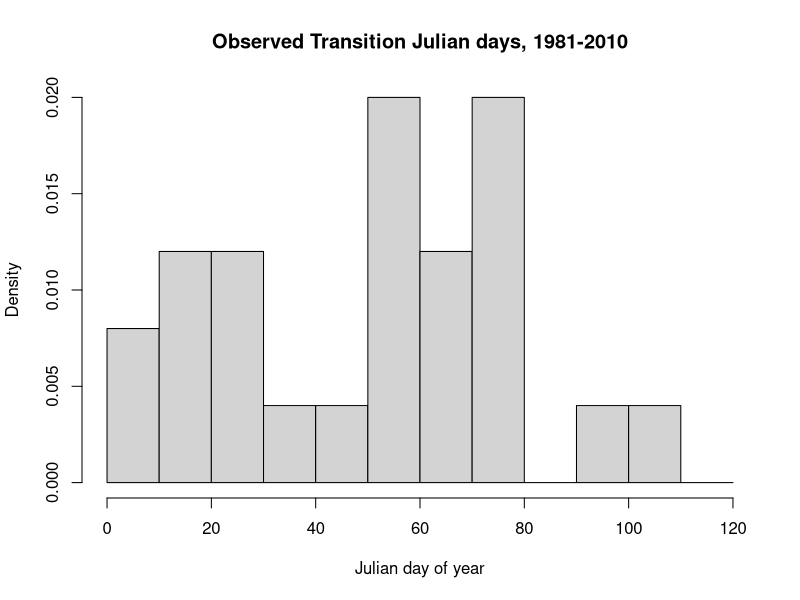
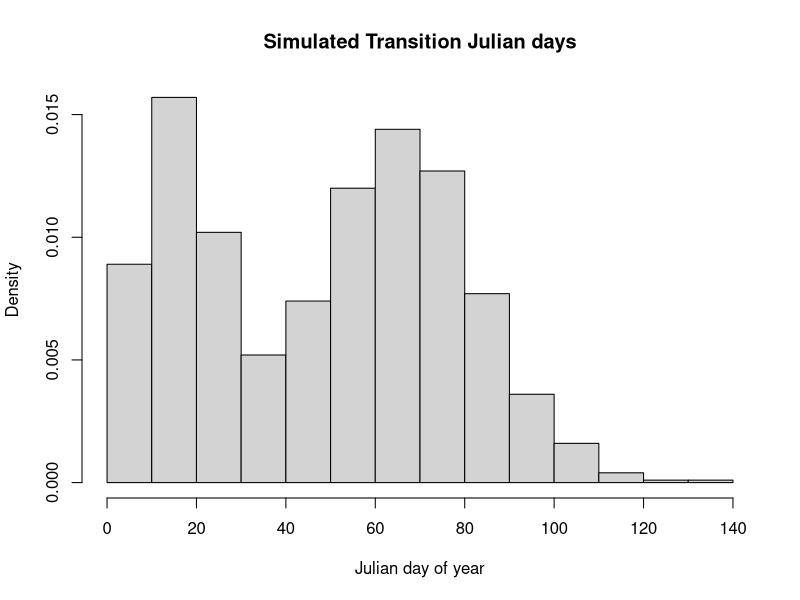

Recreate these plots in R, in order.
###############################################################################
##      Chinook supplemantary analysis for Chinook model:                    ##
##      Estimate probabiliy of ocean transition by month                     ##
##      Primary Author: James T. Peterson June 1, 2018                       ##
##      U.S. Geological Survey, Oregon CooperativeCooperative                ##
##      Fish and Wildlife Research Unit, Oregon State University             ##
##      Corvallis, Oregon 97331-3803, jt.peterson@oregonstate.edu            ##
##                                                                           ##
##     Although this software program has been used by                       ##
##     the U.S. Geological Survey (USGS), no warranty, expressed             ##
##     or implied, is made by the USGS or the U.S. Government as to          ##
##     the accuracy and functioning of the program and related program       ##
##     material nor shall the fact of distribution constitute any            ##
##     such warranty, and no responsibility is assumed by the USGS           ##
##     in connection therewith.                                              ##
###############################################################################

## gamma method of moments to estimate gamma parms
gamma.MOM<- function(meanz,sdz){
  alpha<-(meanz/sdz)^2
  beta<- (sdz^2)/meanz
  return(c(alpha,beta))
}

## spring ocean transition day of the year 1980-2010
transit.day<-c(60,106,92,17,29,76,75,15,5,78,43,80,74,38,56,61,58,62,9,29,57,27,11,61,60)
# notice bimodial distribution with break at day 40
hist(transit.day, breaks = seq(0,120,10), freq=F, xlab = "Julian day of year",  main="Observed Transition Julian days, 1981-2010")
## probability of first mode
first<-sum(transit.day < 40)/length(transit.day)
## probability of second mode
second<-1-first
## parameters for gamma distribution first mode
gam1<-gamma.MOM(mean(transit.day[transit.day< 40]),sd(transit.day[transit.day< 40]))
## parameters for gamma distribution second mode
gam2<-gamma.MOM(mean(transit.day[transit.day> 40]),sd(transit.day[transit.day> 40]))

v<-(runif(1000) < first)*1
T.day<-v*round(rgamma(1000,shape = gam1[1], scale= gam1[2])) + (1-v)*round(rgamma(1000,shape = gam2[1], scale= gam2[2]))

hist(T.day, freq=F, xlab = "Julian day of year",  main="Simulated Transition Julian days")


